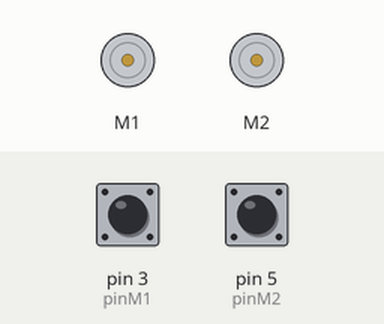
Bench run of a sketch on a simulated Arduino Uno, built with avr-gcc and run on an emulated ATmega328P. Parts: 2 × DC motor (green arrow = forward, orange = backward, longer = faster). The inputs (shaded band) are chosen by the test bench; at power-on: pin 3 (pinM1) LOW, pin 5 (pinM2) LOW.

Above: at 1.7 s.
1.8 s: pin 3 (pinM1) pulsed HIGH 2 times (0.12 s each, 0.3 s apart)
At 2.4 s:
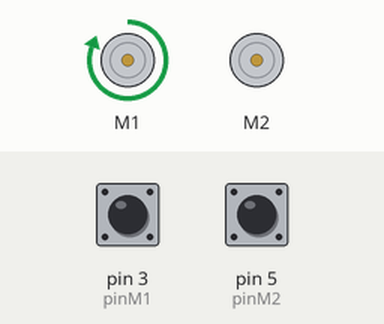
3.9 s: pin 5 (pinM2) pulsed HIGH 2 times (0.12 s each, 0.3 s apart)
At 5.1 s:
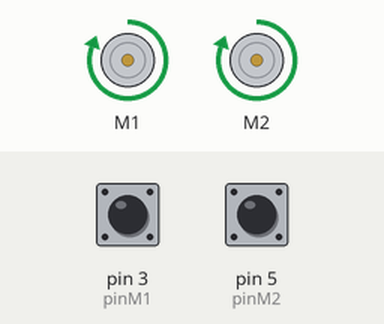
Timing chart, 0 to 6.9 s (numbered marks = the images above; inputs shaded):
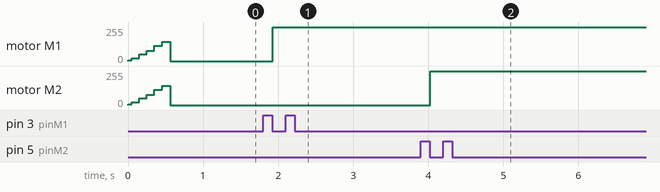

The sketch:

PID.ino
```cpp
#include "DualVNH5019MotorShield.h"
#include "PinChangeInt.h"
#include <string.h>

DualVNH5019MotorShield md;
//M1 left wheel, M2 right wheel

int pinM1 = 3;
int pinM2 = 5;
volatile int count = 0, d = 0, grid = 1, reverse = 0, enable = 0;
double m1_kp, m1_ki, m1_kd, m2_kp, m2_ki, m2_kd, m1_k1, m1_k2, m1_k3, m2_k1, m2_k2, m2_k3;

volatile double new_rpm_m1 = 0.0, new_rpm_m2 = 0.0,ideal_rpm1 = 0, ideal_rpm2 = 0, m1_e1, m1_e2, m1_e3, m2_e1, m2_e2, m2_e3;
volatile int  m1_tick = 0, tick = 0, max_tick = 0, check_tick = 0, new_m1_spd = 0, new_m2_spd= 0;
volatile double pulse_prev_m1 = 0.0, pulse_now_m1 = 0.0, pulse_prev_m2 = 0.0, pulse_now_m2 = 0.0, pulse_1_m1 = 0.0, pulse_2_m1 = 0.0, pulse_3_m1 = 0.0, pulse_4_m1 = 0.0, pulse_5_m1 = 0.0 ,pulse_1_m2 = 0.0, pulse_2_m2 = 0.0, pulse_3_m2 = 0.0, pulse_4_m2 = 0.0, pulse_5_m2 = 0.0;

#define BAUD_RATE     115200

/*======================================*/
/*                 Set-Up               */
/*======================================*/

/*One-time execution during its lifetime.*/
void setup()
{
  Serial.begin(BAUD_RATE);            //starts the serial monitor                  //ultrasonic setup

  md.init();
  pinMode(pinM1, INPUT);
  pinMode(pinM2, INPUT);

  digitalWrite(pinM1, LOW);
  digitalWrite(pinM2, LOW);

  PCintPort::attachInterrupt(pinM1, getM1Pulse, CHANGE);
  PCintPort::attachInterrupt(pinM2, getM2Pulse, CHANGE);

  m1_kp = 4.867; // 4.867;
  m1_ki = 2.0; // 2.21227;
  m1_kd = 2.676;

  m2_kp = 6.857;
  m2_ki = 3.4285;
  m2_kd = 3.4285;

  m1_e1 = m1_e2 = m1_e3 = m2_e1 = m2_e2 = m2_e3 = 0.0;

  m1_k1 = m1_kp + m1_ki + m1_kd;
  m1_k2 = (-m1_kp) - (2 * m1_kd);
  m1_k3 = m1_kd;

  m2_k1 = m2_kp + m2_ki + m2_kd;
  m2_k2 = (-m2_kp) - (2 * m2_kd);
  m2_k3 = m2_kd;

  m1_e3 = m1_e2 = m1_e1 = m2_e3 = m2_e2 = m2_e1 = NULL;

  straight();
//  turn_left(90);
//  turn_right(90);
//  move_2grid()
}

/*======================================*/
/*              Main Program            */
/*======================================*/

/*Keep looping until the end of time.*/
void loop()
{
//  double prev = micros();
//  testSensors();

  if(enable){
    pid();
  }


/* ========Print Both Wheels RPM======== */
//  int arpm1 = (pulse_5_m1 + pulse_4_m1 + pulse_3_m1 + pulse_2_m1 + pulse_1_m1)/5;
//  Serial.print(53357.048/arpm1);
//  Serial.print(" ");
//  int arpm2 = (pulse_5_m2 + pulse_4_m2 + pulse_3_m2 + pulse_2_m2 + pulse_1_m2)/5;
//  Serial.println(53357.048/arpm2);

  delay(3);

/* ==========Print Loop Time======== */
//  double tnow = micros() - prev;
//  Serial.println(tnow);
}


/*======================================*/
/*                 Motors               */
/*======================================*/

void pid()
{
   m1_e3 = m1_e2;
   m1_e2 = m1_e1;

   m2_e3 = m2_e2;
   m2_e2 = m2_e1;

   double avg_m1_pulse = (pulse_5_m1 + pulse_4_m1 + pulse_3_m1 + pulse_2_m1 + pulse_1_m1)/5;
   double avg_m2_pulse = (pulse_5_m2 + pulse_4_m2 + pulse_3_m2 + pulse_2_m2 + pulse_1_m2)/5;

   double prev_m1_rpm = (53357.048/avg_m1_pulse);
   double prev_m2_rpm = (53357.048/avg_m2_pulse);

//   Serial.println(prev_m1_rpm);

   m1_e1 = ideal_rpm1 - prev_m1_rpm;
   m2_e1 = ideal_rpm2 - prev_m2_rpm;

   if(m1_e3 != NULL && m2_e3 != NULL){
     new_rpm_m1 = prev_m1_rpm + m1_k1*m1_e1 + m1_k2*m1_e2 + m1_k3*m1_e3;
     new_m1_spd = (int)(((new_rpm_m1 + 9.5714)/0.3785) + 0.5);
     //(int)(((new_rpm_m1 + 9.5714)/0.36) + 0.5)

     new_rpm_m2 = prev_m2_rpm + m2_k1*m2_e1 + m2_k2*m2_e2 + m2_k3*m2_e3;
     new_m2_spd = (int)(((new_rpm_m2 + 6.7143)/0.42) + 0.5);


       md.setM1Speed(new_m1_spd);
       md.setM2Speed(new_m2_spd);

   }
}

void getM1Pulse(){
  if( digitalRead(pinM1) == HIGH){
    pulse_prev_m1 = micros();
    if(check_tick && (tick == max_tick)){
       brake();
       check_tick = 0;
    }else{
      ++tick;
    }
  }
  else{
    pulse_now_m1 = micros();
    pulse_5_m1 = pulse_4_m1;
    pulse_4_m1 = pulse_3_m1;
    pulse_3_m1 = pulse_2_m1;
    pulse_2_m1 = pulse_1_m1;
    pulse_1_m1 = pulse_now_m1 - pulse_prev_m1;
  }
}

void getM2Pulse(){
  if( digitalRead(pinM2) == HIGH){
    pulse_prev_m2 = micros();
  }
  else{
    pulse_now_m2 = micros();
    pulse_5_m2 = pulse_4_m2;
    pulse_4_m2 = pulse_3_m2;
    pulse_3_m2 = pulse_2_m2;
    pulse_2_m2 = pulse_1_m2;
    pulse_1_m2 = pulse_now_m2 - pulse_prev_m2;
  }
}

void straight()
{
  ideal_rpm1 = ideal_rpm2 = 100.0;
  md.setM1Speed(10);
  md.setM2Speed(10);
  delay(50);
  md.setM1Speed(30);
  md.setM2Speed(30);
  delay(100);
  md.setM1Speed(80);
  md.setM2Speed(80);
  delay(100);
  md.setM1Speed(120);
  md.setM2Speed(120);
  delay(100);
  md.setM1Speed(180);
  md.setM2Speed(180);
  delay(100);
  md.setM1Speed(230);
  md.setM2Speed(230);
  delay(100);
  enable = 1;
}

void brake(){
  enable = 0;
  ideal_rpm1 = ideal_rpm2 = 0.0;
  md.setM1Speed(100);
  md.setM2Speed(100);
  delay(100);
  md.setM1Speed(80);
  md.setM2Speed(80);
  delay(100);
  md.setM1Speed(50);
  md.setM2Speed(50);
  delay(100);
  md.setM1Speed(20);
  md.setM2Speed(20);
  delay(100);
  md.setM1Speed(10);
  md.setM2Speed(10);
  delay(100);
  md.setM1Speed(0);
  md.setM2Speed(0);
  delay(100);
}

void turn_left(int degree){
  check_tick = 1;
  ideal_rpm1 = 70.0;
  ideal_rpm2 = 70.0;
  if(degree == 90) max_tick = 327; // 90degree : 403 | 180degree : 735 | 360degree : 1530 | 720degree :  3126
  else if(degree == 180) max_tick = 735;
  else if(degree == 360) max_tick = 1530;
  else max_tick = 3126;
  tick = 0;
  md.setM1Speed(10);
  md.setM2Speed(-10);
  delay(100);
  md.setM1Speed(40);
  md.setM2Speed(-40);
  delay(100);
  md.setM1Speed(70);
  md.setM2Speed(-70);
  delay(100);
  md.setM1Speed(100);
  md.setM2Speed(-100);
  delay(100);
  md.setM1Speed(150);
  md.setM2Speed(-150);
  delay(100);
  enable = 1;
}

void turn_right(int degree){
  check_tick = 1;
  ideal_rpm1 = 70.0;
  ideal_rpm2 = 70.0;
  if(degree == 90) max_tick = 327; // 90degree : 403 | 180degree : 735 | 360degree : 1530 | 720degree :  3126
  else if(degree == 180) max_tick = 735;
  else if(degree == 360) max_tick = 1530;
  else max_tick = 3126;
  tick = 0;
  md.setM1Speed(10);
  md.setM2Speed(-10);
  delay(100);
  md.setM1Speed(40);
  md.setM2Speed(-40);
  delay(100);
  md.setM1Speed(70);
  md.setM2Speed(-70);
  delay(100);
  md.setM1Speed(100);
  md.setM2Speed(-100);
  delay(100);
  md.setM1Speed(150);
  md.setM2Speed(-150);
  delay(100);
  enable = 1;
}

void move_2grid(){
  check_tick = 1;
  grid = 0;
  ideal_rpm1 = ideal_rpm2 = 100.0;
  max_tick = 580; // 2grid: 600, 1grid : 300
  tick = 0;
  md.setM1Speed(10);
  md.setM2Speed(10);
  delay(10);
  md.setM1Speed(30);
  md.setM2Speed(30);
  delay(50);
  md.setM1Speed(50);
  md.setM2Speed(50);
  delay(50);
}

void drift(){
  check_tick = 1;
  ideal_rpm1 = 38.0;
  ideal_rpm2 = 29.0;
  max_tick = 800; // 2grid: 600, 1grid : 300
  tick = 0;
  md.setM1Speed(10);
  md.setM2Speed(10);
  delay(10);
  md.setM1Speed(30);
  md.setM2Speed(30);
  delay(50);
  md.setM1Speed(80);
  md.setM2Speed(80);
  delay(50);
}


// 1 March
```

Measured:
- after the input at 1.8 s, motor M1: stopped → forward 255/255 after 0.13 s
- after the input at 3.9 s, motor M2: stopped → forward 255/255 after 0.13 s
- by itself, motor M1, motor M2: rises from stopped to forward 146/255 in 0.45 s, then falls to stopped in 0.11 s
